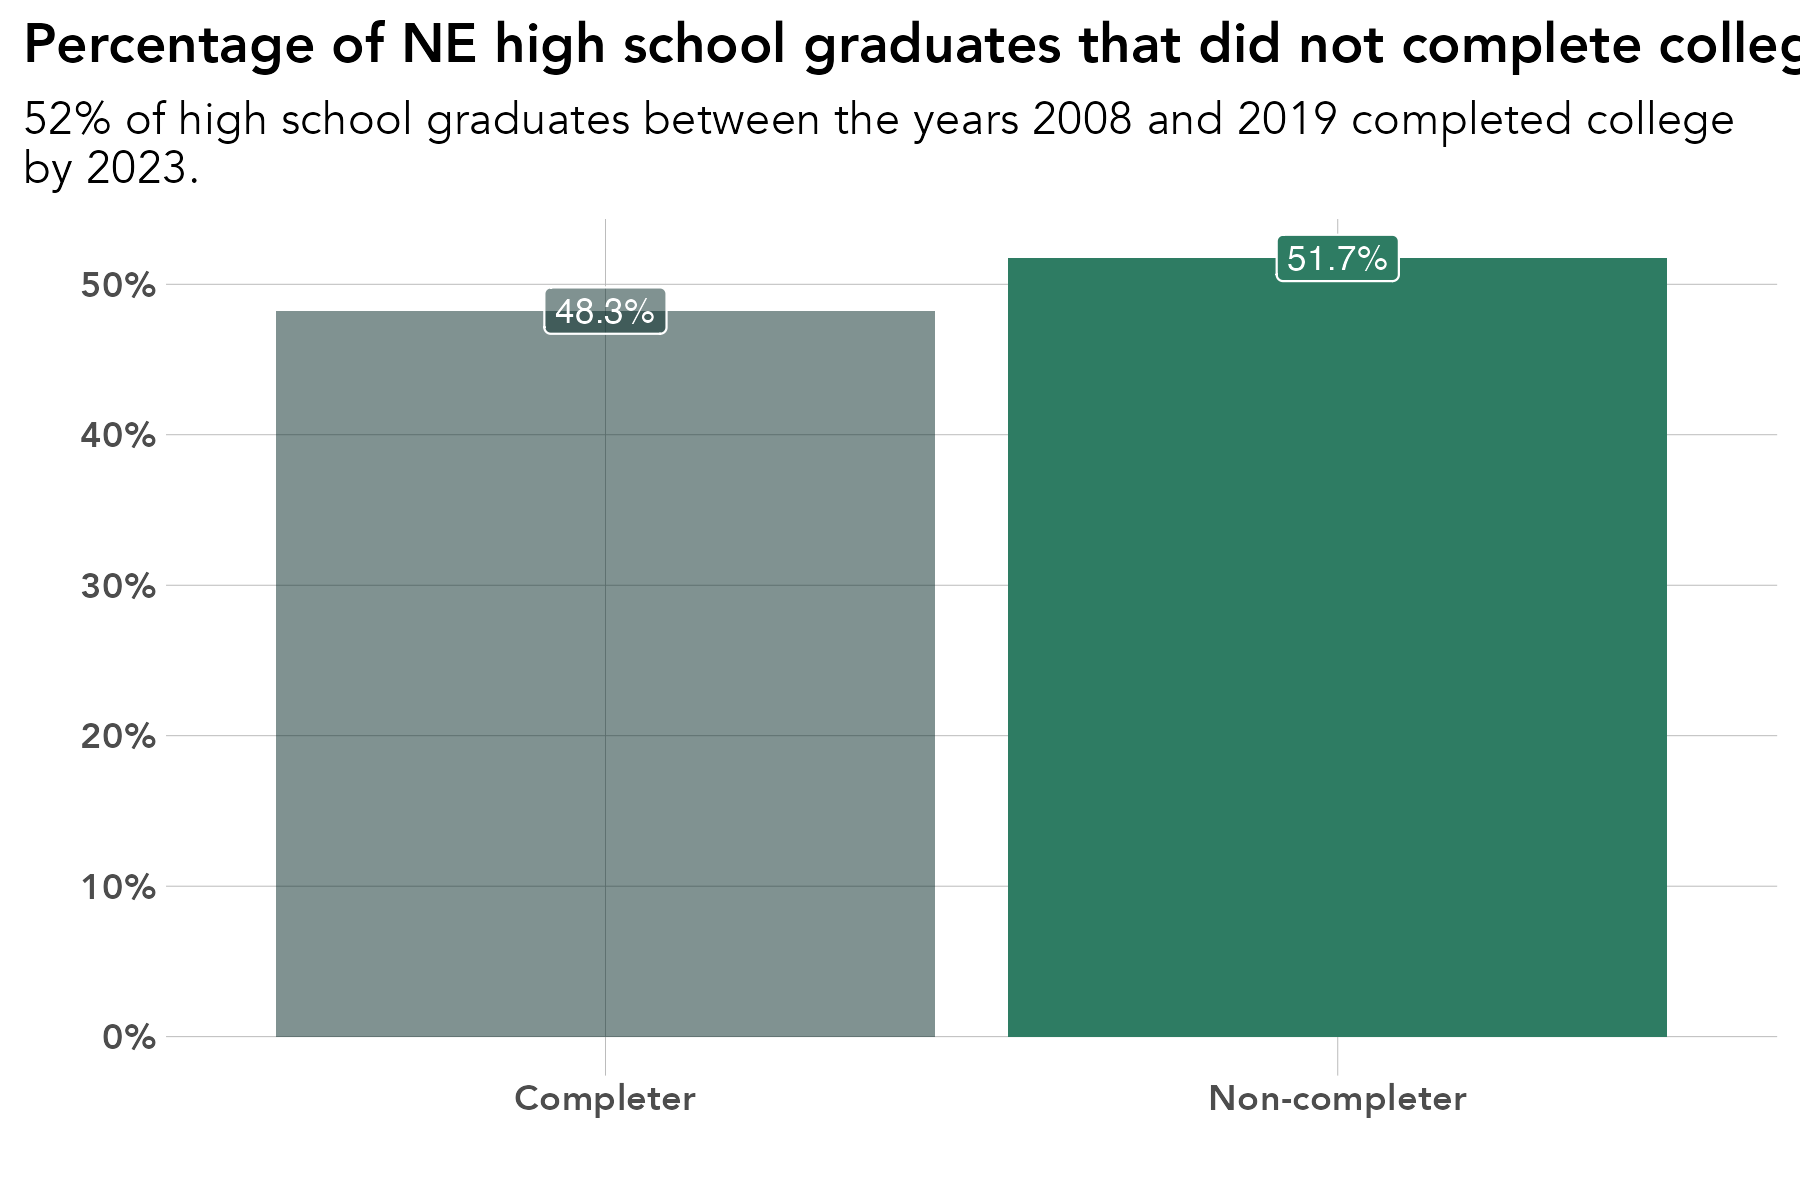

Source code (R):
# library -----------------------------------------------------------------
library(tidyverse)
library(sf)
library(ggrepel)
library(scales)
library(ggiraph)
library(rmapshaper)
library(cowplot)
library(RColorBrewer)
library(readxl)
library(lubridate)
library(readxl)
library(systemfonts)
reset_font_cache()
library(ggtext)
library(janitor)
library(cowplot)


rm(list = ls())

# themes ------------------------------------------------------------------
theme_bar <- theme_bw() +
  theme(panel.grid.major = element_line(color = "grey70", size = 0.1),
        panel.grid.minor = element_blank(),
        axis.ticks = element_blank(),
        axis.text = element_text(face = "bold"),
        panel.border = element_blank(),
        legend.background = element_rect(fill = "transparent", color = "transparent"),
        legend.key = element_rect(fill = "transparent"),
        legend.key.size = unit(1, "lines"),
        legend.margin = margin(0,0,0,0),
        legend.title = element_blank(),
        legend.text = element_text(margin = margin(l = 2)),
        text = element_text(family = "Avenir") ,
        plot.title.position = "plot",
        plot.title = element_text(face = "bold"))

theme_line <- theme_bw() +
  theme(legend.background = element_rect(fill = "transparent", color = "transparent"),
        legend.key = element_rect(fill = "transparent"),
        legend.text = element_text(margin = margin(l = 2)),
        panel.grid.minor = element_blank(),
        panel.grid.major = element_line(color = "grey70", size = 0.1),
        axis.ticks = element_blank(),
        axis.text = element_text(face = "bold"),
        panel.border = element_blank(),
        legend.margin = margin(0,0,0,0),
        legend.key.size = unit(1, "lines"),
        text = element_text(family = "Avenir") ,
        plot.title.position = "plot",
        plot.title = element_text(face = "bold"))


theme_sf <- theme_bw() +
  theme(axis.text.x=element_blank(),
        axis.text.y=element_blank(),
        axis.ticks=element_blank(),
        panel.background = element_blank(),
        panel.grid.major = element_line(color = "white"),
        panel.border = element_blank(),
        legend.title = element_blank(),
        legend.text = element_text(margin = margin(l = 2)),
        legend.margin = margin(0,0,0,0),
        legend.key.size = unit(1, "lines"),
        text = element_text(family = "Avenir") ,
        plot.title.position = "plot",
        plot.title = element_text(face = "bold"))

regions <- read_csv("/Users/kellyasche/Library/CloudStorage/GoogleDrive-kasche@ruralmn.org/My Drive/Data Prep/R Projects/Join docs/county_regions.csv") %>%
  select(5,6) %>%
  unique() %>%
  mutate(edr = str_replace(edr, "  ", " "),
         planning.region = str_replace(planning.region, " Minnesota", ""),
         planning.region = fct_relevel(planning.region, "Northwest", "Northeast", "Central", "Seven County Mpls-St Paul", "Southwest", "Southeast"),
         edr = fct_relevel(edr, "EDR 1 - Northwest", "EDR 2 - Headwaters", "EDR 3 - Arrowhead", "EDR 4 - West Central", "EDR 5 - North Central", "EDR 6E- Southwest Central", "EDR 6W- Upper Minnesota Valley", "EDR 7E- East Central", "EDR 7W- Central", "EDR 8 - Southwest", "EDR 9 - South Central", "EDR 10 - Southeast", "EDR 11 - 7 County Twin Cities", "Minnesota"))

counties.regions <- read_csv("/Users/kellyasche/Library/CloudStorage/GoogleDrive-kasche@ruralmn.org/My Drive/Data Prep/R Projects/Join docs/county_regions.csv") %>%
  mutate(countyfp = formatC(countyfp, width = 3, flag = "0"),
         Name = str_to_title(Name),
         Name = str_replace(Name, "Q", "q"),
         Name = str_replace(Name, "Of The", "of the"),
         Name = str_replace(Name, "Mcleod", "McLeod"),
         Dem_Desc = ifelse(Name == "Minnesota", "Minnesota", Dem_Desc) ,
         edr = str_replace(edr, "  ", " "),
         planning.region = str_replace(planning.region, " Minnesota", ""),
         planning.region = fct_relevel(planning.region, "Northwest", "Northeast", "Central", "Seven County Mpls-St Paul", "Southwest", "Southeast"),
         edr = fct_relevel(edr, "EDR 1 - Northwest", "EDR 2 - Headwaters", "EDR 3 - Arrowhead", "EDR 4 - West Central", "EDR 5 - North Central", "EDR 6E- Southwest Central", "EDR 6W- Upper Minnesota Valley", "EDR 7E- East Central", "EDR 7W- Central", "EDR 8 - Southwest", "EDR 9 - South Central", "EDR 10 - Southeast", "EDR 11 - 7 County Twin Cities", "Minnesota"))

color.ruca <- c("Entirely rural" = "#009933", "Town/rural mix" = "#99CC33", "Urban/town/rural mix" = "#CC9966", "Entirely urban" = "#754C29", "Minnesota" = "black")

color.pr <- c("Northwest" = "#4575b4","Northeast" = "grey", "Central" = "#fee090", "Seven County Mpls-St Paul" = "#d73027", "Southwest" = "#91bfdb", "Southeast" = "#fc8d59", "Minnesota" = "black")

color.edr <- c("EDR 1 - Northwest" = "#b3cde3", "EDR 2 - Headwaters" = "#8c96c6", "EDR 3 - Arrowhead" = "#fe9929", "EDR 4 - West Central" = "#8856a7", "EDR 5 - North Central" = "#810f7c", "EDR 6E- Southwest Central" = "#e5f5f9", "EDR 6W- Upper Minnesota Valley" = "#bdc9e1", "EDR 7E- East Central" = "#99d8c9", "EDR 7W- Central" = "#2ca25f", "EDR 8 - Southwest" = "#74a9cf", "EDR 9 - South Central" = "#0570b0", "EDR 10 - Southeast" = "#d7301f", "EDR 11 - 7 County Twin Cities" = "#d8b365", "Minnesota" = "black")

color.pr.edr <- c ("Northwest" = "#4575b4","Northeast" = "#e0f3f8", "Central" = "#fee090", "Seven County Mpls-St Paul" = "#d73027", "Southwest" = "#91bfdb", "Southeast" = "#fc8d59", "Minnesota" = "black", "EDR 1 - Northwest" = "#b3cde3", "EDR 2 - Headwaters" = "#8c96c6", "EDR 3 - Arrowhead" = "#fe9929", "EDR 4 - West Central" = "#8856a7", "EDR 5 - North Central" = "#810f7c", "EDR 6E- Southwest Central" = "#e5f5f9", "EDR 6W- Upper Minnesota Valley" = "#bdc9e1", "EDR 7E- East Central" = "#99d8c9", "EDR 7W- Central" = "#2ca25f", "EDR 8 - Southwest" = "#74a9cf", "EDR 9 - South Central" = "#0570b0", "EDR 10 - Southeast" = "#d7301f", "EDR 11 - 7 County Twin Cities" = "#d8b365")

color.six <- c("#009933", "#4575b4", "grey", "#fee090", "#fc8d59", "#d73027")

mn_counties <- st_read("/Users/kellyasche/Library/CloudStorage/GoogleDrive-kasche@ruralmn.org/My Drive/Data Prep/R Projects/Shapefiles/County shapefiles/MNCounties_MNDOT.shp", quiet = TRUE) %>%
  ms_simplify(keep = .01, keep_shapes = TRUE) %>%
  rename("countyfp" = "FIPS_CODE")

primary_colors <- c("#012623", "#2E7C63", "#8B601F", "#9B3F24", "grey")

alt_colors     <- c("#012623", "#9B3F24", "#E6A762", "#8B601F", "#222222")

expanded_colors <- c("#012623",   # Deep Field Green
                     "#9B3F24",   # Earth Red
                     "#2E7C63",   # Community Green
                     "#E6A762",   # Warm Accent
                     "#8B601F",   # Heritage Brown
                     "#0F5952",   # Secondary Green
                     "#222222",   # Dark Neutral
                     "grey")      # Light-mid neutral


# Prep data ---------------------------------------------------------------

original <- read_csv("Data/SLEDS/Masters/Master-report-dataset.csv")

data <- original %>%
  filter(ps.grad != "Attending ps",
         grad.year < 2020) %>%
  mutate(ps.grad = ifelse(ps.grad == "Y", "Completer", "Non-completer"),
         ps.grad = fct_relevel(ps.grad, "Completer", "Non-completer")) %>%
  group_by(ps.grad) %>%
  summarize(n = n()) %>%
  ungroup() %>%
  mutate(pct = n / sum(n),
         highlight = ifelse(ps.grad == "Completer", .5, 1))


# Create chart ------------------------------------------------------------

ggplot(data, aes(ps.grad, pct, fill = ps.grad, alpha = highlight)) +
  geom_col() +
  geom_label(aes(label = percent(pct, accuracy = .1)), show.legend = FALSE, position = position_dodge(width = .9), color = "white", size = 3) +
  labs(x="", 
       y = "", 
       title = "Percentage of NE high school graduates that did not complete college", 
       subtitle = "52% of high school graduates between the years 2008 and 2019 completed college\nby 2023.")+
  scale_y_continuous(labels=scales::percent) +
  theme_bar+
  scale_fill_manual(values = primary_colors,
                    guide = guide_legend(ncol = 2)) +
  scale_alpha_identity() +
  theme(legend.position = "none")

ggsave(filename = "Charts/Draft 5/pct-non-college-completers.pdf", device = cairo_pdf, dpi = "print", width = 6, height = 4)

ggsave(filename = "Charts/Draft 5/pct-non-college-completers.png", dpi = "print", width = 6, height = 4)
